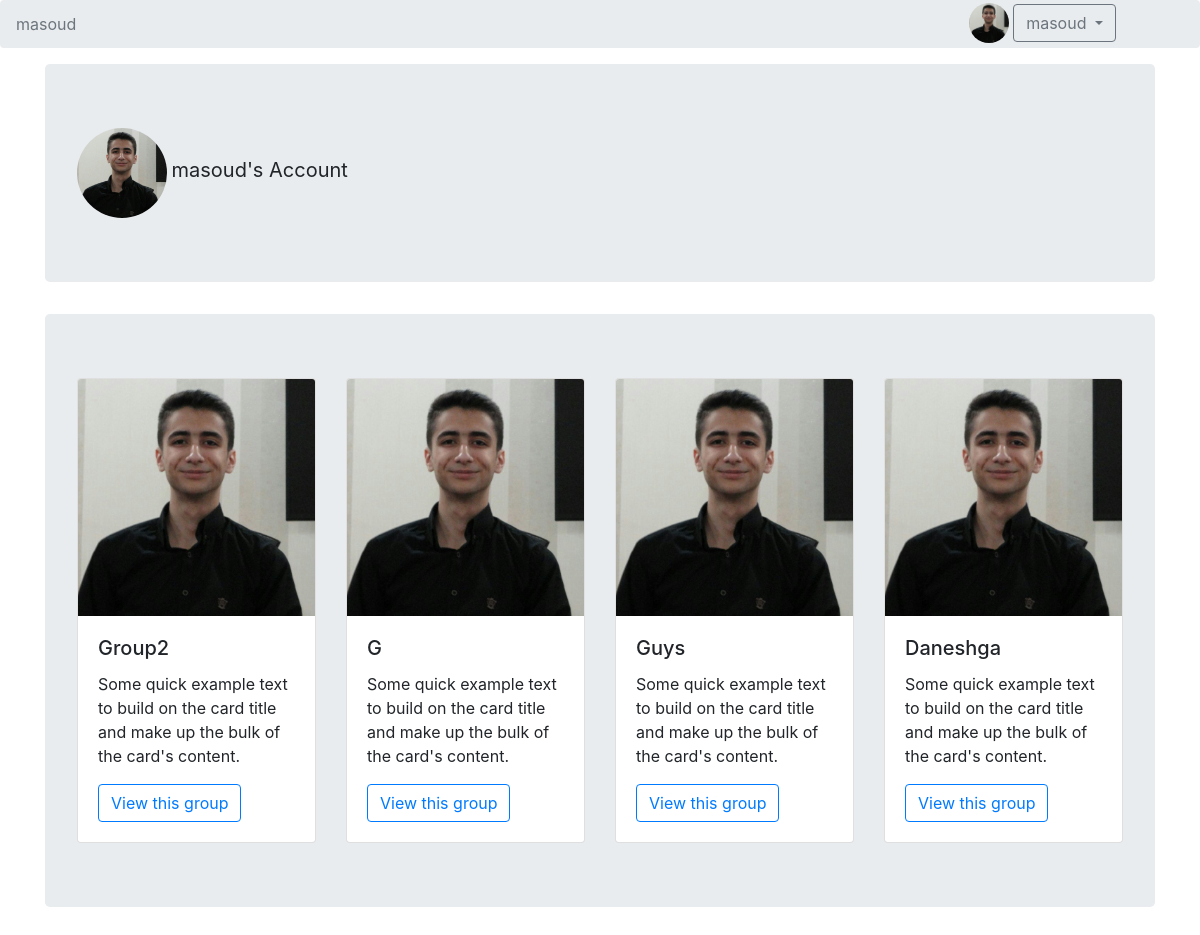
Screenshot of /masoud (signed in) with the database file from the repository.
### main/models.py (models this page shows, shortened)
class Account(models.Model):
    user = models.OneToOneField(User, on_delete=models.CASCADE)
    profile_picture = models.ImageField(
        upload_to='main/static/img/profile_pictures', blank=True)
    def get_add_url(self):
        return f"/add-group"

class GroupMember(models.Model):
    group_fk = models.ForeignKey(Group, on_delete=models.CASCADE)
    member_fk = models.ForeignKey(Account, on_delete=models.CASCADE)
    balance = models.FloatField(default=0)

class Group(models.Model):
    group_id = models.SlugField(max_length=20, unique=True)
    group_name = models.CharField(max_length=20)
    admin_fk = models.ForeignKey(Account, on_delete=models.CASCADE)
    group_picture = models.ImageField(
        upload_to='main/static/img/group_pictures', blank=True)
    def get_absolute_url(self):
        return f"/{self.group_id}"

### main/views.py (the view)
# urls.py: path('<slug:username>', views.account_view),
@login_required
def account_view(request, username):
    account = Account.objects.get(user=request.user)
    print('\n\n\n', account.profile_picture, '\n\n\n')
    profile_account = Account.objects.get(
        user=User.objects.get(username=username))
    groups = GroupMember.objects.filter(member_fk=profile_account)
    if profile_account == account:
        template_name = 'account.html'
        title = 'Account Detail'
    else:
        template_name = 'profile.html'
        title = 'Profile Detail'
    context = {'title': title,
               'account': account, 'groups': groups,
               'profile_account': profile_account}
    return render(request, template_name, context)

### main/templates/account.html (shortened to what this page needs)
{% extends "base.html" %}
{% load static %}
{% block navbar %}
<div class="dropdown" style="position: absolute; right: 7%; padding-top: 3px;">
    {% if account.profile_picture %}
    <img src="{{ account.get_profile_picture_address }}" class="rounded-circle" width="40" height="40"></img>
    {% else %}
    <img src="{% static 'img/test.jpeg' %}" class="rounded-circle" width="40" height="40"></img>
    {% endif %}
    <button type="button" class="btn btn-outline-secondary dropdown-toggle" data-toggle="dropdown" aria-haspopup="true"
        aria-expanded="false">
        {{account.user.get_short_name}}
    </button>
</div>
<nav aria-label="breadcrumb">
    <ol class="breadcrumb">
        <li class="breadcrumb-item active" aria-current="page">{{account.user.get_short_name}}</li>
    </ol>
</nav>
{% endblock %}
{% block content %}
<main role="main" class="container">
    <div class="jumbotron">
        {% if account.profile_picture %}
        <img src="{{ account.get_profile_picture_address }}" class="rounded-circle" width="90" height="90"></img>
        {% else %}
        <img src="{% static 'img/test.jpeg' %}" class="rounded-circle" width="90" height="90"
            style="display: inline-block;"></img>
        {% endif %}
        <p style="font-size: 20px;display: inline-block;">{{ profile_account.user.get_short_name }}'s Account</p>
    </div>
    <div class="jumbotron">
        <div class="row">
            {% for group in groups %}
            <div class="col col-12 col-sm-6 col-md-4 col-lg-3">
                <div class="card">
                    <img src="{% static 'img/test.jpeg' %}" class="card-img-top" alt="img">
                    <div class="card-body">
                        <h5 class="card-title">{{ group.group_fk.group_name }}</h5>
                        <p class="card-text">Some quick example text to build on the card title and make up the bulk of
                            the
                            card's content.</p>
                        <a href="{{ group.group_fk.get_absolute_url }}/view" class="btn btn-outline-primary">View this
                            group</a>
                    </div>
                </div>
            </div>
            {% endfor %}
        </div>
    </div>
</main>
{% endblock %}

### rows the page displays
Account: user.get_short_name "masoud"
GroupMember: group_fk.group_name "Group2"
GroupMember: group_fk.group_name "G"
GroupMember: group_fk.group_name "Guys"
GroupMember: group_fk.group_name "Daneshga"
